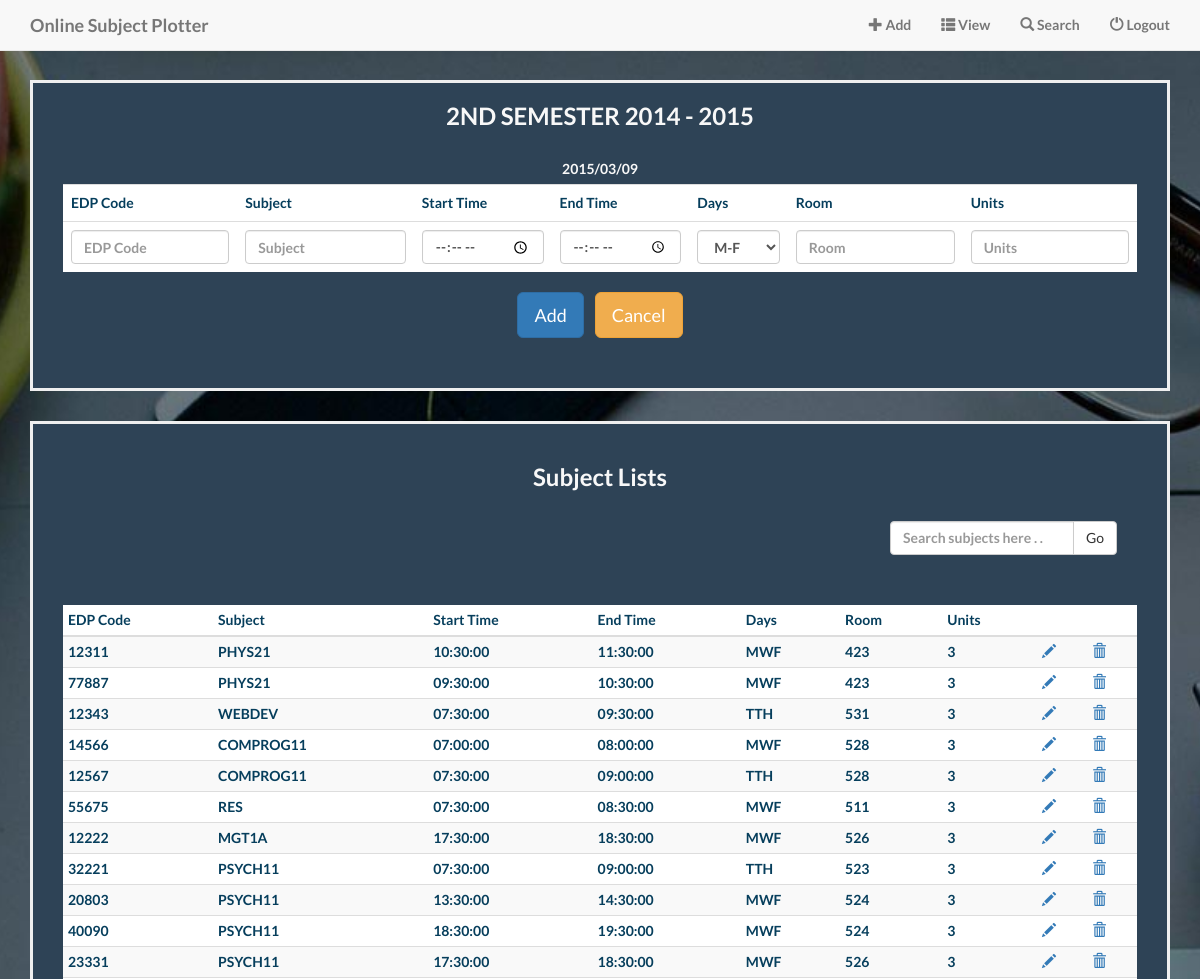
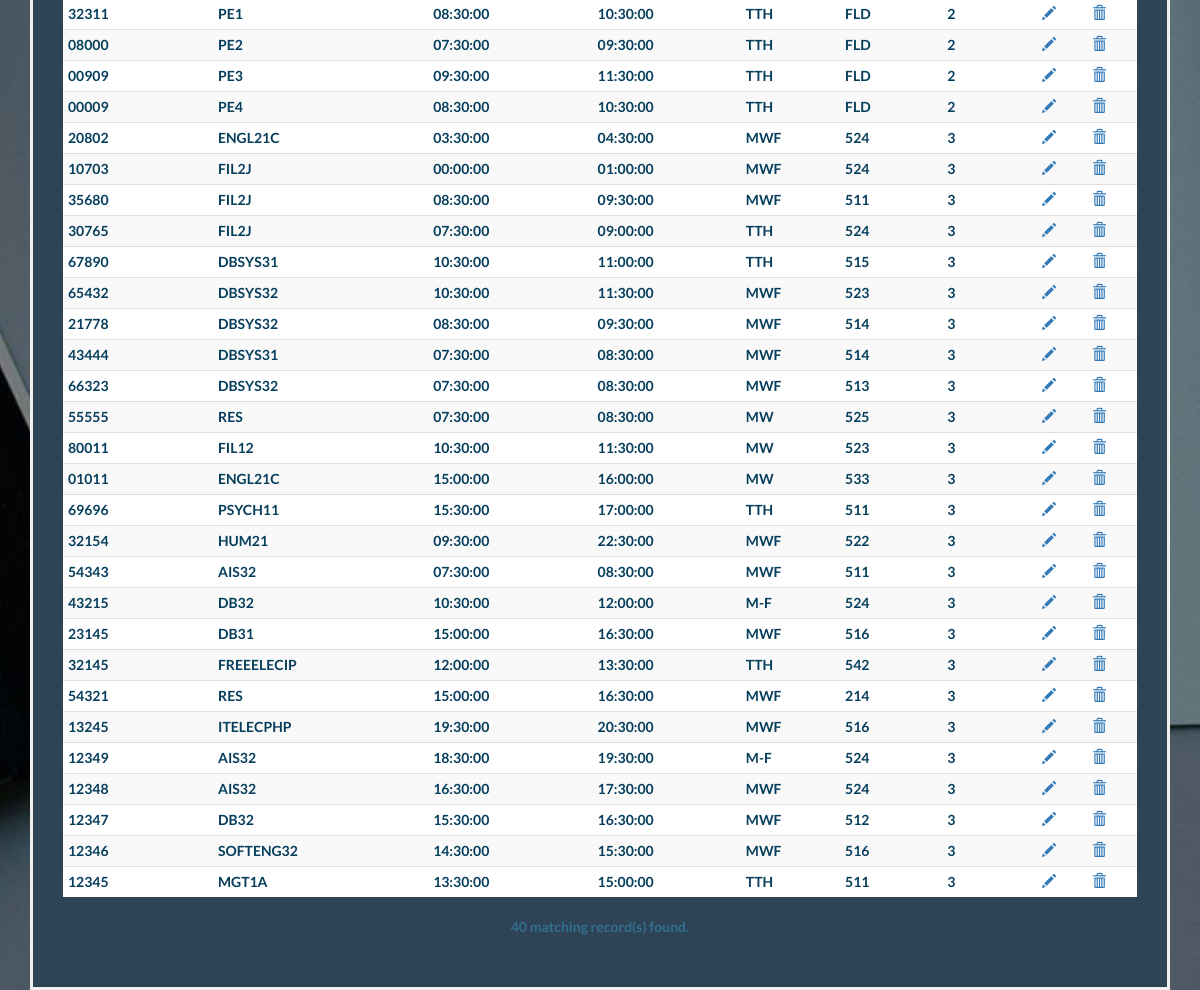
The app's page /admin.php (signed in) with its own data (2 pictures, top to bottom).
### tables this page shows
CREATE TABLE IF NOT EXISTS `subject` (
`subjNo` int(11) NOT NULL,
  `edpcode` varchar(30) NOT NULL,
  `subject` varchar(30) NOT NULL,
  `stime` time NOT NULL,
  `etime` time NOT NULL,
  `days` varchar(10) NOT NULL,
  `room` varchar(20) NOT NULL,
  `units` int(11) NOT NULL
);

### db.php (called while the page is built, shortened)
<?php
	function db_plotter ()
	{
		$user = 'root';
		$db = null;
		try
		{
			$db = new PDO('mysql:host=localhost;dbname=plotter;', $user, '');
		}
		catch(PDOException $e)
		{
			echo 'Connection failed.';
		}
		return $db;
	}
	function list_subject()
	{
		$db = db_plotter();
		$sql = "select * from subject order by 1 desc";
		$st = $db->prepare($sql);
		$st->execute();
		$rows = $st->fetchAll();
		return $rows;
	}
?>

### admin.php (the view, shortened to what this page needs)
<?php
	include('db.php');
	$edpcode = '';
	$subject = '';
	$stime = '';
	$etime = '';
	$room = '';
	$units = '';
	$search = '';
	if(!isset($_SESSION['islogin']))
	{
		header('location: index.php');
		exit();
	}
	else
	{
		if($search == '')
		{
			$plotter = list_subject();
		}
		else
		{
			$plotter = search_subject($search);
		}
	}
?>
<!DOCTYPE html>
<html lang="en">
<head>
    <link href="css/bootstrap.min.css" rel="stylesheet">
    <link href="css/landing-page.css" rel="stylesheet">
    <link href="font-awesome/css/font-awesome.min.css" rel="stylesheet" type="text/css">
</head>
<body id="page-top" class="index">
	<?php include('header.php'); ?>
    <header>
        <div class="container">
			<div class="plotter-admin-bg">
				<form class="form" method="post">
					<h3>2ND SEMESTER 2014 - 2015</h3><br>
					<label id="admin-lbl">
						<?php echo date("Y/m/d");?>
					</label>
					<div class="table-responsive">
						<div class="table">
							<table class="table">
								<tr>
									<th>EDP Code</th>
									<th>Subject</th>
									<th>Start Time</th>
									<th>End Time</th>
									<th>Days</th>
									<th>Room</th>
									<th>Units</th>
								</tr>
								<tr>
									<td><input type="text" class="form-control" name="edpcode" pattern=".{5,5}" value="<?php echo htmlentities($edpcode); ?>" placeholder="EDP Code" maxlength="5" required /></td>
									<td><input type="text" class="form-control" name="subject" pattern=".{3,15}" value="<?php echo htmlentities($subject); ?>" placeholder="Subject" maxlength="15" required /></td>
									<td><input type="time" class="form-control" name="stime" value="<?php echo htmlentities ($stime); ?>" placeholder="Start Time" maxlength="7" required /></td>
									<td><input type="time" class="form-control" name="etime" value="<?php echo htmlentities($etime); ?>" placeholder="End Time" maxlength="7" required /></td>
									<td>
										<select name="days" class="form-control">
											<optgroup label="Options"> Choose</option>
											<option value="M-F"> M-F </option>
										</select>
									</td>
									<td><input type="text" class="form-control" name="room" pattern=".{3,4}" value="<?php echo htmlentities($room); ?>" placeholder="Room" maxlength="4" required/></td>
									<td><input type="text" class="form-control" name="units" value="<?php echo htmlentities($units); ?>" placeholder="Units" maxlength="2" required/></td>
								</tr>
							</table>
							<div class="form-group">
								<center>
									<input type="submit" name="add" value="Add" class="btn btn-primary btn-lg">&nbsp;&nbsp;&nbsp;
									<input type="reset" name="submit" value="Cancel" class="btn btn-warning btn-lg">
								</center>
							</div>
						</div>
					</div>
				</form>
			</div>
				<div class="search-admin-bg">
					<h3> Subject Lists</h3>
					<div class="row">
						<div class="col-xs-offset-8">
							<div class="pull-right">
								<form method="get" class="form-inline">
									<div class="input-group">
									<input type="text" name="search" value="<?php echo htmlentities($search); ?>" class="form-control input-small" placeholder="Search subjects here . . ">
									<span class="input-group-btn">
										<button class="btn btn-default btn-large" type="submit"> Go</button>
									</span>
									</div>
								</form>
							</div>
						</div>
					</div>
					<?php if(count($plotter) > 0): ?>
						<div class="table-responsive table subject-table">
							<table class="table table-striped table-condensed table-hover">
								<thead>
									<tr>
										<th width="150">EDP Code</th>
										<th>Subject</th>
										<th>Start Time</th>
										<th>End Time</th>
										<th>Days</th>
										<th>Room</th>
										<th>Units</th>
										<th width="50"> </th>
										<th width="50"> </th>
									</tr>
								</thead>
								<tbody>
								<?php foreach($plotter as $n): ?>
									<tr>
										<td><?php echo htmlentities($n['edpcode']); ?></td>
										<td><?php echo htmlentities($n['subject']); ?></td>
										<td><?php echo htmlentities($n['stime']); ?></td>
										<td><?php echo htmlentities($n['etime']); ?></td>
										<td><?php echo htmlentities($n['days']); ?></td>
										<td><?php echo htmlentities($n['room']); ?></td>
										<td><?php echo htmlentities($n['units']); ?></td>
										<td>
											<a href="admin-edit.php?id=<?php echo htmlentities($n['subjNo']); ?>">
												<i class="glyphicon glyphicon-pencil"> </i>
											</a>
										</td>
										<td>
											<a href="admin-delete.php?id=<?php echo htmlentities($n['subjNo']); ?>"  onclick="return confirm('Are you sure?');">
												<i class="glyphicon glyphicon-trash"> </i>
											</a>
										</td>
									</tr>
								<?php endforeach; ?>
								</tbody>
							</table>
							<div class="text-info">
								<b><?php echo count($plotter); ?></b> matching record(s) found.
								<?php else: ?>
									<div class="alert alert-danger" role="alert">
										<?php echo "No entries record found!"; ?>
									</div>
								<?php endif; ?>
							</div>
						</div>
				</div>
			</div>
	</header>
</body>
</html>

### header.php (shortened to what this page needs)
<nav class="navbar navbar-default navbar-fixed-top">
    <div class="container">
        <div class="navbar-header page-scroll">
            <a class="navbar-brand" href="admin.php">Online Subject Plotter</a>
        </div>
        <div class="collapse navbar-collapse" id="bs-example-navbar-collapse-1">
            <ul class="nav navbar-nav navbar-right">
                <li class="page-scroll">
                    <a href="admin.php"><i class="glyphicon glyphicon-plus"> </i> Add</a>
                </li>
                <li class="page-scroll">
                    <a href="admin-view.php"><i class="glyphicon glyphicon-th-list"> </i> View</a>
                </li>
                <li class="page-scroll">
                    <a href="admin-search.php"><i class="glyphicon glyphicon-search"> </i> Search</a>
                </li>
	<li class="page-scroll">
                    <a href="logout.php"><i class="glyphicon glyphicon-off"> </i> Logout</a>
                </li>
            </ul>
        </div>
    </div>
</nav>

### css/landing-page.css (style rules this page uses)
body, html { width: 100%; height: 100%; }
body, h1, h2, h3, h4, h5, h6 { font-family: "Lato","Helvetica Neue",Helvetica,Arial,sans-serif; font-weight: 700; }
.row { position: relative; padding: 20px 20px 20px 20px; margin-left: auto; margin-right: auto; }
body { padding-bottom: 20px; text-align: center; color: #f8f8f8; background: url(../img/intro-bg.jpg) no-repeat center center fixed; background-size: cover; }
.plotter-admin-bg { position: relative; top: 80px; padding: 0 30px 30px 30px; background: #2e4356; border: 3px solid #efefef; text-align: center; margin-bottom: 30px; }
.plotter-admin-bg table { color: #063e5c; }
.plotter-admin-bg td { text-align: left; }
.search-admin-bg { position: relative; top: 80px; padding: 20px 30px 30px 30px; background: #2e4356; border: 3px solid #efefef; text-align: center; margin-bottom: 30px; }
.search-admin-bg table { color: #063e5c; margin-top: 30px; }
.search-admin-bg table { color: #063e5c; }
.search-admin-bg td { text-align: left; }

### records on screen
subject: edpcode "12311", subject "PHYS21", stime "10:30:00", etime "11:30:00", days "MWF", room "423", units "3"
subject: edpcode "77887", subject "PHYS21", stime "09:30:00", etime "10:30:00", days "MWF", room "423", units "3"
subject: edpcode "12343", subject "WEBDEV", stime "07:30:00", etime "09:30:00", days "TTH", room "531", units "3"
subject: edpcode "14566", subject "COMPROG11", stime "07:00:00", etime "08:00:00", days "MWF", room "528", units "3"
subject: edpcode "12567", subject "COMPROG11", stime "07:30:00", etime "09:00:00", days "TTH", room "528", units "3"
subject: edpcode "55675", subject "RES", stime "07:30:00", etime "08:30:00", days "MWF", room "511", units "3"
subject: edpcode "12222", subject "MGT1A", stime "17:30:00", etime "18:30:00", days "MWF", room "526", units "3"
subject: edpcode "32221", subject "PSYCH11", stime "07:30:00", etime "09:00:00", days "TTH", room "523", units "3"
subject: edpcode "20803", subject "PSYCH11", stime "13:30:00", etime "14:30:00", days "MWF", room "524", units "3"
subject: edpcode "40090", subject "PSYCH11", stime "18:30:00", etime "19:30:00", days "MWF", room "524", units "3"
subject: edpcode "23331", subject "PSYCH11", stime "17:30:00", etime "18:30:00", days "MWF", room "526", units "3"
subject: edpcode "32311", subject "PE1", stime "08:30:00", etime "10:30:00", days "TTH", room "FLD", units "2"
subject: edpcode "08000", subject "PE2", stime "07:30:00", etime "09:30:00", days "TTH", room "FLD", units "2"
subject: edpcode "00909", subject "PE3", stime "09:30:00", etime "11:30:00", days "TTH", room "FLD", units "2"
subject: edpcode "00009", subject "PE4", stime "08:30:00", etime "10:30:00", days "TTH", room "FLD", units "2"
subject: edpcode "20802", subject "ENGL21C", stime "03:30:00", etime "04:30:00", days "MWF", room "524", units "3"
subject: edpcode "10703", subject "FIL2J", stime "00:00:00", etime "01:00:00", days "MWF", room "524", units "3"
subject: edpcode "35680", subject "FIL2J", stime "08:30:00", etime "09:30:00", days "MWF", room "511", units "3"
subject: edpcode "30765", subject "FIL2J", stime "07:30:00", etime "09:00:00", days "TTH", room "524", units "3"
subject: edpcode "67890", subject "DBSYS31", stime "10:30:00", etime "11:00:00", days "TTH", room "515", units "3"
subject: edpcode "65432", subject "DBSYS32", stime "10:30:00", etime "11:30:00", days "MWF", room "523", units "3"
subject: edpcode "21778", subject "DBSYS32", stime "08:30:00", etime "09:30:00", days "MWF", room "514", units "3"
subject: edpcode "43444", subject "DBSYS31", stime "07:30:00", etime "08:30:00", days "MWF", room "514", units "3"
subject: edpcode "66323", subject "DBSYS32", stime "07:30:00", etime "08:30:00", days "MWF", room "513", units "3"
subject: edpcode "55555", subject "RES", stime "07:30:00", etime "08:30:00", days "MW", room "525", units "3"
subject: edpcode "80011", subject "FIL12", stime "10:30:00", etime "11:30:00", days "MW", room "523", units "3"
subject: edpcode "01011", subject "ENGL21C", stime "15:00:00", etime "16:00:00", days "MW", room "533", units "3"
subject: edpcode "69696", subject "PSYCH11", stime "15:30:00", etime "17:00:00", days "TTH", room "511", units "3"
subject: edpcode "32154", subject "HUM21", stime "09:30:00", etime "22:30:00", days "MWF", room "522", units "3"
subject: edpcode "54343", subject "AIS32", stime "07:30:00", etime "08:30:00", days "MWF", room "511", units "3"
subject: edpcode "43215", subject "DB32", stime "10:30:00", etime "12:00:00", days "M-F", room "524", units "3"
subject: edpcode "23145", subject "DB31", stime "15:00:00", etime "16:30:00", days "MWF", room "516", units "3"
subject: edpcode "32145", subject "FREEELECIP", stime "12:00:00", etime "13:30:00", days "TTH", room "542", units "3"
subject: edpcode "54321", subject "RES", stime "15:00:00", etime "16:30:00", days "MWF", room "214", units "3"
subject: edpcode "13245", subject "ITELECPHP", stime "19:30:00", etime "20:30:00", days "MWF", room "516", units "3"
subject: edpcode "12349", subject "AIS32", stime "18:30:00", etime "19:30:00", days "M-F", room "524", units "3"
subject: edpcode "12348", subject "AIS32", stime "16:30:00", etime "17:30:00", days "MWF", room "524", units "3"
subject: edpcode "12347", subject "DB32", stime "15:30:00", etime "16:30:00", days "MWF", room "512", units "3"
subject: edpcode "12346", subject "SOFTENG32", stime "14:30:00", etime "15:30:00", days "MWF", room "516", units "3"
subject: edpcode "12345", subject "MGT1A", stime "13:30:00", etime "15:00:00", days "TTH", room "511", units "3"

### other values on screen
count($plotter) "40"
